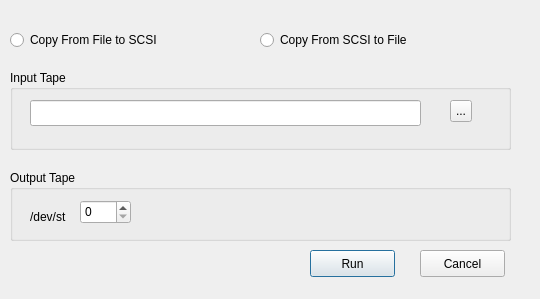
<?xml version="1.0" encoding="UTF-8"?>
<ui version="4.0">
 <class>TapeCopyClass</class>
 <widget class="QDialog" name="TapeCopyClass">
  <property name="geometry">
   <rect>
    <x>0</x>
    <y>0</y>
    <width>540</width>
    <height>299</height>
   </rect>
  </property>
  <property name="windowTitle">
   <string>HetMap</string>
  </property>
  <widget class="QGroupBox" name="FileBox">
   <property name="geometry">
    <rect>
     <x>10</x>
     <y>70</y>
     <width>501</width>
     <height>80</height>
    </rect>
   </property>
   <property name="title">
    <string>Input Tape</string>
   </property>
   <widget class="QLineEdit" name="filename">
    <property name="geometry">
     <rect>
      <x>20</x>
      <y>30</y>
      <width>391</width>
      <height>26</height>
     </rect>
    </property>
   </widget>
   <widget class="QToolButton" name="browseFileButton">
    <property name="geometry">
     <rect>
      <x>440</x>
      <y>30</y>
      <width>22</width>
      <height>22</height>
     </rect>
    </property>
    <property name="text">
     <string>...</string>
    </property>
   </widget>
  </widget>
  <widget class="QGroupBox" name="ScsiBox">
   <property name="geometry">
    <rect>
     <x>10</x>
     <y>170</y>
     <width>501</width>
     <height>71</height>
    </rect>
   </property>
   <property name="title">
    <string>Output Tape</string>
   </property>
   <widget class="QSpinBox" name="spinBox">
    <property name="geometry">
     <rect>
      <x>70</x>
      <y>30</y>
      <width>51</width>
      <height>24</height>
     </rect>
    </property>
    <property name="maximum">
     <number>9</number>
    </property>
   </widget>
   <widget class="QLabel" name="label">
    <property name="geometry">
     <rect>
      <x>20</x>
      <y>40</y>
      <width>52</width>
      <height>14</height>
     </rect>
    </property>
    <property name="text">
     <string>/dev/st</string>
    </property>
   </widget>
  </widget>
  <widget class="QRadioButton" name="fileToScsiRadio">
   <property name="geometry">
    <rect>
     <x>10</x>
     <y>30</y>
     <width>211</width>
     <height>20</height>
    </rect>
   </property>
   <property name="text">
    <string>Copy From File to SCSI</string>
   </property>
  </widget>
  <widget class="QRadioButton" name="scsiToFileRadio">
   <property name="geometry">
    <rect>
     <x>260</x>
     <y>30</y>
     <width>211</width>
     <height>20</height>
    </rect>
   </property>
   <property name="text">
    <string>Copy From SCSI to File</string>
   </property>
  </widget>
  <widget class="QPushButton" name="runButton">
   <property name="geometry">
    <rect>
     <x>310</x>
     <y>250</y>
     <width>85</width>
     <height>27</height>
    </rect>
   </property>
   <property name="text">
    <string>Run</string>
   </property>
  </widget>
  <widget class="QPushButton" name="cancelButton">
   <property name="geometry">
    <rect>
     <x>420</x>
     <y>250</y>
     <width>85</width>
     <height>27</height>
    </rect>
   </property>
   <property name="text">
    <string>Cancel</string>
   </property>
  </widget>
 </widget>
 <layoutdefault spacing="6" margin="11"/>
 <resources/>
 <connections/>
</ui>
